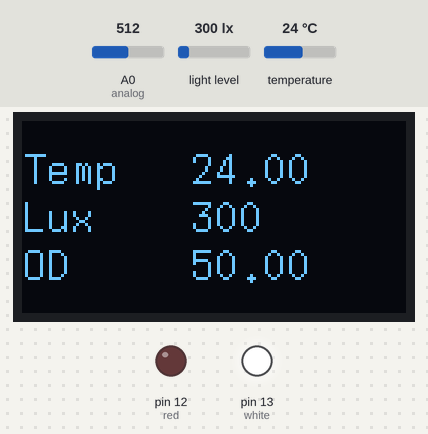
Recording of a sketch running on a simulated Arduino Uno, built with avr-gcc and run on an emulated ATmega328P. Shown: 128×64 one-colour display, output pins drawn as LEDs (lit = HIGH). The inputs (shaded band) are chosen by the test bench; at power-on: A0 (analog) = 512, light level 300 lx, temperature 24 °C. What the sketch prints to the serial monitor is not drawn.

Above: at 1.4 s.
1.5 s: A0 (analog) set to 0
At 3.0 s:
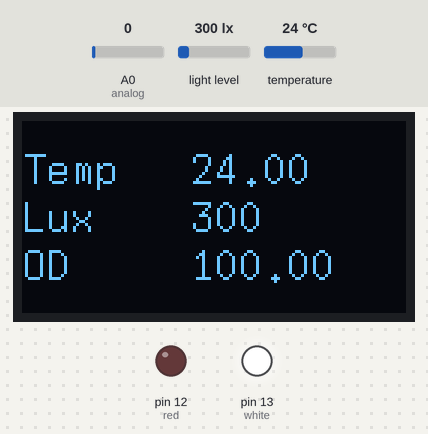
3.6 s: light level set to 40 lx
At 8.5 s:
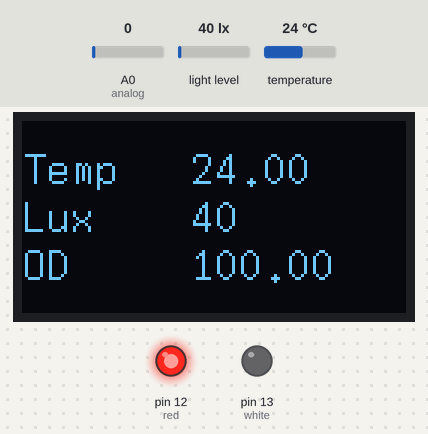
8.6 s: temperature set to 12 °C
At 11.9 s:
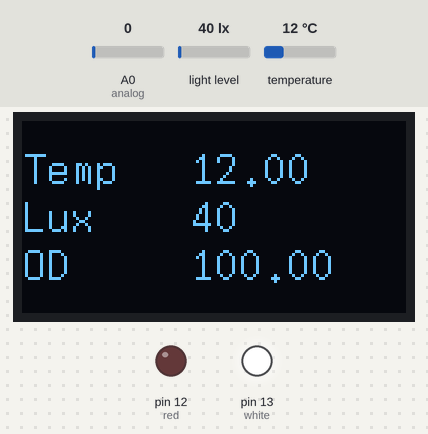
13.6 s: A0 (analog) set to 24
At 15.5 s:
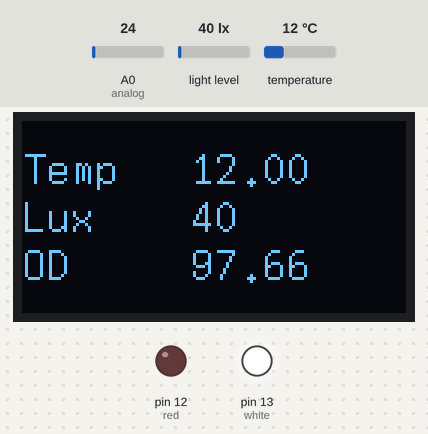
15.6 s: light level set to 500 lx
At 19.3 s:
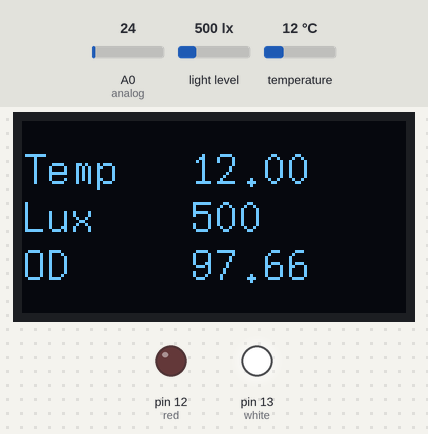
19.6 s: temperature set to 19 °C
At 21.8 s:
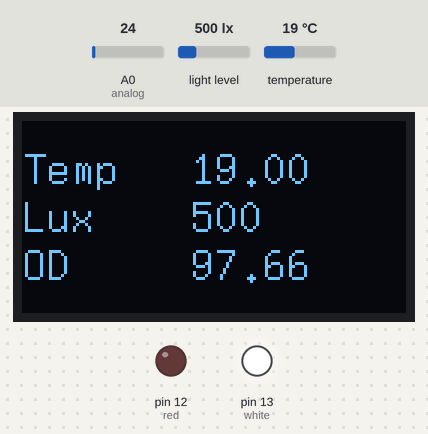
Timing chart, 0 to 23.3 s (numbered marks = the images above; inputs shaded):
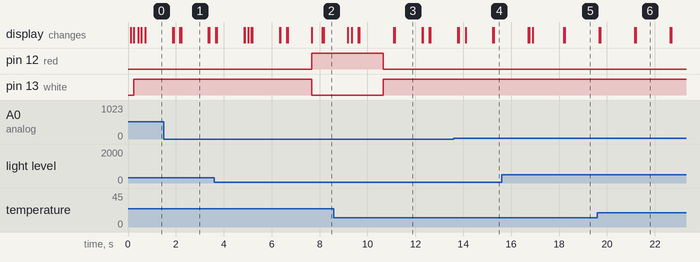

Measured:
- after the input at 1.5 s, the display: first differs from a run without the input after 0.67 s (image 1 shows a later state)
- after the input at 15.6 s, the display: first differs from a run without the input after 1.3 s (image 5)
- after the input at 19.6 s, the display: first differs from a run without the input after 1.6 s (image 6)
- what the display in image 1 shows lasts 1.2 s, from 2.2 s to 3.4 s

The sketch:

02.2-d1mini-lightsens_digital-display.ino
```cpp
// (licence header left out)
// ----- OLED display ----------------------------------------
//https://github.com/olikraus/u8g2/wiki/u8x8reference
#include <U8x8lib.h>   // OLED display library

// change the following line if you own a different display
U8X8_SH1106_128X64_NONAME_HW_I2C u8x8(/* reset=*/ U8X8_PIN_NONE);


// ----- BH 1750 light sensor  --------------------------------
// Create the Lightsensor instance
#include <BH1750FVI.h> // light sensor library

// ----- analog light sensor ----------------------------------
#define analog A0

// enable one of the following lines to set resolution
BH1750FVI LightSensor(BH1750FVI::k_DevModeContLowRes);
//BH1750FVI LightSensor(BH1750FVI::k_DevModeContHighRes);

// ----- DS18B20 temperature sensor  -------------------------
#include <OneWire.h>
#include <DallasTemperature.h>
#define ONE_WIRE_BUS 2 // 2=GPIO4 D1 mini
OneWire oneWire(ONE_WIRE_BUS);
DallasTemperature sensors(&oneWire);

// ----- LEDs ------------------------------------------------
#define red 12   // 6
#define white 13 // 7

void setup() {
  Serial.begin(9600);
  LightSensor.begin();

  sensors.begin();
  sensors.setResolution(12); // 12 bit

  /* Initialize OLED display */
  u8x8.begin();
  u8x8.setPowerSave(0);
  u8x8.setFont(u8x8_font_7x14_1x2_r);
  u8x8.drawString(0,0,"Start ...");
  delay(100);
  u8x8.clearDisplay();

  pinMode(red, OUTPUT);
  pinMode(white, OUTPUT);
}

int i=10;

void loop() {

  if (i < 2) {
    digitalWrite(red, HIGH);
    digitalWrite(white, LOW);
    u8x8.drawString(14, 5, "*");
  } else {
    digitalWrite(red, LOW);
    digitalWrite(white, HIGH);
  }

  uint16_t lux = LightSensor.GetLightIntensity();

  sensors.setWaitForConversion(false);
  sensors.requestTemperatures();

  double temp = sensors.getTempCByIndex(0);
  double turb = 100.0 - 100.0*float(analogRead(analog)/1024.0);
  Serial.print("Temp: ");
  Serial.print(temp);
  Serial.print("\tLux: ");
  Serial.print(lux);
  Serial.print("\tOD: ");
  Serial.println(turb);

  // Output to the OLED display
  //u8x8.clearDisplay();
  //u8x8.clearLine(0, 2); // announced for future versions v2.14 of the u8x8 lib
  u8x8.drawString(0, 1,"Temp            "); //overwrite leftover chars
  u8x8.drawString(7, 1, String(temp).c_str());

  u8x8.drawString(0, 3,"Lux             "); //overwrite leftover chars
  u8x8.drawString(7, 3, String(lux).c_str());

  u8x8.drawString(0, 5,"OD              "); //overwrite leftover chars
  u8x8.drawString(7, 5, String(turb).c_str());

  i++;
  if (i > 14) i = 0;
  delay(1000);
}
```
